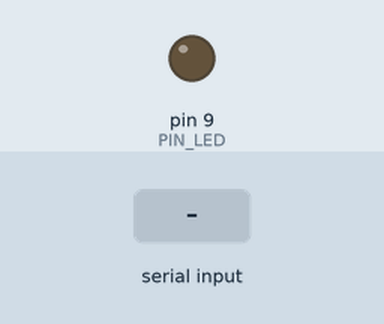
The sketch below on a simulated Arduino Uno, built with avr-gcc and run on an emulated ATmega328P. Shown: output pins drawn as LEDs (lit = HIGH). The inputs (shaded band) are chosen by the test bench. What the sketch prints to the serial monitor is not drawn.

Above: at 1.2 s.
1.3 s: "0" received over Serial
At 1.9 s:
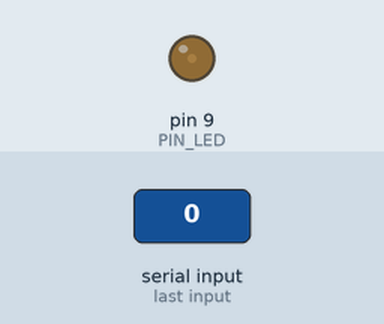
2.8 s: "0" received over Serial
At 4.2 s:
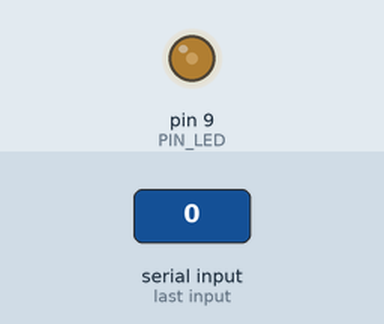
Timing chart, 0 to 5.8 s (numbered marks = the images above; inputs shaded):
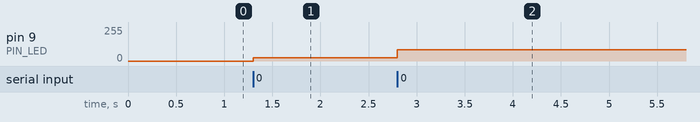

The sketch:

Exercise-001_LED_control_Mealy_machine_implementation.ino
```cpp
enum event {
  ON,
  OFF
};

typedef enum {
  LIGHT_OFF,
  LIGHT_DIM,
  LIGHT_MED,
  LIGHT_FULL
} light_state_t;

light_state_t curr_state = LIGHT_OFF;

#define PIN_LED 9

#define LIGHT_BRIGHT_OFF 0
#define LIGHT_BRIGHT_DIM 25
#define LIGHT_BRIGHT_MED 85
#define LIGHT_BRIGHT_FULL 255

void light_state_machine(uint8_t event) {
  switch (curr_state) {
    case LIGHT_OFF:
      switch (event) {
        case ON:
          light_change_density(PIN_LED, LIGHT_BRIGHT_DIM);
          curr_state = LIGHT_DIM;
          break;
      }
      break;
    case LIGHT_DIM:
      switch (event) {
        case ON:
          light_change_density(PIN_LED, LIGHT_BRIGHT_MED);
          curr_state = LIGHT_MED;
          break;
        case OFF:
          light_change_density(PIN_LED, LIGHT_BRIGHT_OFF);
          curr_state = LIGHT_OFF;
          break;
      }
      break;
    case LIGHT_MED:
      switch (event) {
        case ON:
          light_change_density(PIN_LED, LIGHT_BRIGHT_FULL);
          curr_state = LIGHT_FULL;
          break;
        case OFF:
          light_change_density(PIN_LED, LIGHT_BRIGHT_OFF);
          curr_state = LIGHT_OFF;
          break;
      }
      break;
    case LIGHT_FULL:
      switch (event) {
        case ON:
          light_change_density(PIN_LED, LIGHT_BRIGHT_DIM);
          curr_state = LIGHT_DIM;
          break;
        case OFF:
          light_change_density(PIN_LED, LIGHT_BRIGHT_OFF);
          curr_state = LIGHT_OFF;
          break;
      }
      break;
  }
}

void light_change_density(uint8_t pin, uint8_t intensity) {
  analogWrite(pin, intensity);
}

void setup() {
  // put your setup code here, to run once:
  Serial.begin(115200);
  Serial.println("-------------------");
  Serial.println("Send 'x' or '0' ");
}

void loop() {
  uint8_t event;
  // put your main code here, to run repeatedly:
  if (Serial.available() > 0) {
    event = Serial.read();
    if (event == '0') {
      light_state_machine(ON);
    } else if (event == 'x') {
      light_state_machine(OFF);
    }
  }
}
```

Measured:
- after the input at 1.3 s, pin 9 (PIN_LED): 0/255 → 25/255 at once
- after the input at 2.8 s, pin 9 (PIN_LED): 25/255 → 85/255 at once
